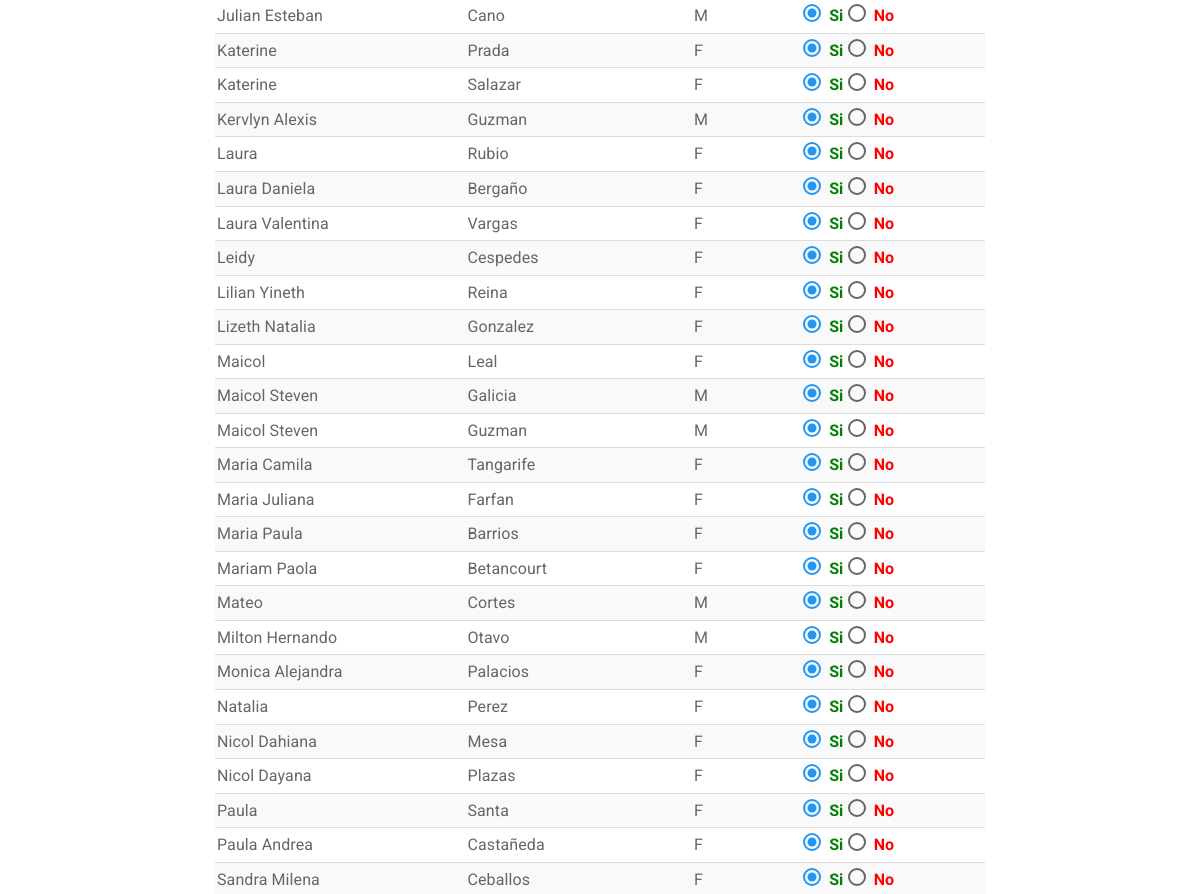
Before: /asistencia (signed in, middle part) with the older database file.
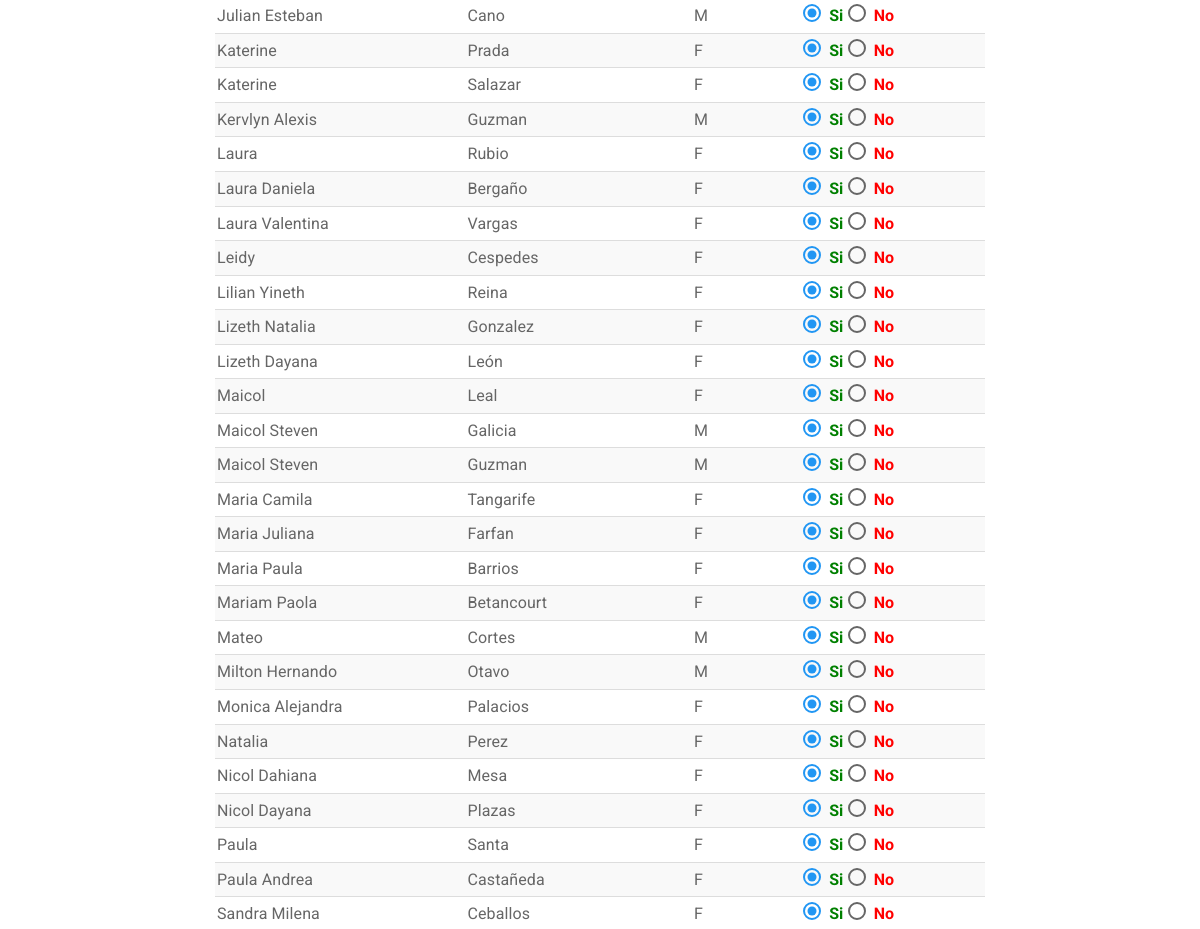
After: the same page with the newer database file.
### tables this page shows
CREATE TABLE IF NOT EXISTS `integrante` (
  `DOCUMENTO` int(12) NOT NULL AUTO_INCREMENT,
  `NOMBRES` varchar(25) NOT NULL,
  `PRIMER_APELLIDO` varchar(15) NOT NULL,
  `SEGUNDO_APELLIDO` varchar(15) DEFAULT NULL,
  `GENERO` varchar(2) DEFAULT NULL,
  `FECHA_NACIMIENTO` date NOT NULL,
  `DIRECCION` varchar(50) DEFAULT NULL,
  `CELULAR` varchar(200) DEFAULT NULL,
  `CORREO` varchar(50) DEFAULT NULL,
  `ACOLITO` tinyint(1) DEFAULT NULL,
  `COORDINADOR` tinyint(1) DEFAULT NULL,
  `IMAGEN` longtext,
  `FECHA_INGRESO` date DEFAULT NULL,
  `FECHA_REGISTRO` timestamp NOT NULL DEFAULT CURRENT_TIMESTAMP ON UPDATE CURRENT_TIMESTAMP,
  `ESTADO` varchar(20) NOT NULL DEFAULT 'ASISTENTE',
  PRIMARY KEY (`DOCUMENTO`)
);

### Core/Config/Request.php (called while the page is built)
<?php namespace Core\Config;
class Request{
	private $controlador;
	private $metodo;
	private $argumento;
	public function __construct(){
		if(isset($_GET['url'])){
			$ruta = filter_input(INPUT_GET, 'url', FILTER_SANITIZE_URL);
			$ruta = explode("/", $ruta);
			$ruta = array_filter($ruta);
			if($ruta[0] == "index.php"){
				$this->controlador = "Login";
			}else{
				$this->controlador = strtolower(array_shift($ruta));
			}
			$this->metodo = strtolower(array_shift($ruta));
			if(!$this->metodo){
				$this->metodo = "index";
			}
			$this->argumento = $ruta;
		}else{
			$this->controlador = "Login";
			$this->metodo = "index";
		}
	}
	public function getControlador(){
		return $this->controlador;
	}
	public function getMetodo(){
		return $this->metodo;
	}
	public function getArgumento(){
		return $this->argumento;
	}
}
?>

### index.php (called while the page is built, shortened)
<?php
if (isset($_SESSION['app_id'])) {
	require_once "Core/Models/Conexion.php";
}
Core\Config\Enrutador::run(new Core\Config\Request());
?>

### Core/Models/Conexion.php (called while the page is built, shortened)
<?php namespace Core\Models;
	class Conexion{
		private $datos= array (
				"host"=>DB_HOST,
				"user"=>DB_USER,
				"pass"=>DB_PASS,
				"db"=>DB_NAME
			);
		private $db;
		public function __construct()
		{
			$this->db = new \mysqli(
					$this->datos['host'],
					$this->datos['user'],
					$this->datos['pass'],
					$this->datos['db']
				);
			$this->db-> set_charset("utf8");
		}
		public function consultaRetorno($sql){
			$datos = $this->db->query($sql);
			return $datos;
		}
	}
 ?>

### Core/Controllers/AsistenciaController.php (called while the page is built, shortened)
<?php namespace Core\Controllers;
class AsistenciaController{
	private $integrante;
	private $asistencia;
	public function __construct(){
		$this->integrante = new Integrante();
		$this->asistencia = new Asistencia();
	}
	public function index(){
		if (!empty($_SESSION['app_id'])) {
			if ($_POST) {
				$datos=$this->integrante->listar();
				while($row = mysqli_fetch_array($datos)){
					$id=$row['DOCUMENTO'];
					$this->asistencia->__set("fecha", $_POST['fechaAsistencia']);
					$this->asistencia->__set("integrante",  $_POST['documento_'.$id]);
					$this->asistencia->__set("asistencia", $_POST['asistencia_'.$id] );
					$this->asistencia->__set("comentario", $_POST['comentario'] );
					$this->asistencia->add();
				}
				header("Location:" . URL . "asistencia");
			}else {
				$datos=$this->integrante->listar();
				return $datos;
			}
		}else {
			header("Location:" . URL . "Integrantes");
		}
	}
}
?>

### Core/Models/Integrante.php (called while the page is built, shortened)
<?php namespace Core\Models;
class Integrante {
	private $db;
	public function __construct(){
		$this->db = new Conexion();
	}
	public function listar(){
		$sql="SELECT * FROM integrante ORDER BY NOMBRES ASC, PRIMER_APELLIDO ASC ";
		$datos=$this->db->consultaRetorno($sql);
		return $datos;
	}
}
?>

### HTML/Asistencia/index.php (the view, shortened to what this page needs)
  <html>
  <head>
    <?php include(HTML_DIR.'/overall/header.php') ?>
  </head>
  <body>
    <div id="container">
      <div class="">
        <div class="col-md-8">
          <form class="form-horizontal" enctype="multipart/form-data" method="POST" id="formAsistencia" name="formAsistencia">
            <table class="table table-striped table-hover" id="integrantesTabla" >
            <tbody>
              <?php while($row = mysqli_fetch_array($datos)){ ?>
                <tr>
                  <td class="hidden-xs"><?php  echo $row['NOMBRES']; ?></td>
                  <td class="hidden-xs"><?php  echo $row['PRIMER_APELLIDO']; ?></td>
                  <td class="hidden-xs"><?php  echo $row['GENERO']; ?></td>
                  <td>
                    <input type="radio"  checked required name="asistencia_<?php echo $row['DOCUMENTO'] ?>"  id="si_<?php echo $row['DOCUMENTO'] ?>" value="1"> <span style="color:green;font-weight: bold">Si</span>
                    <input type="radio" required name="asistencia_<?php echo $row['DOCUMENTO'] ?>" id="no_<?php echo $row['DOCUMENTO'] ?>" value="0"> <span style="color:red;font-weight: bold">No</span>
                  </td>
                </tr>
                <?php
              }
              ?>
            </tbody>
          </table>
        </form>
      </div>
    </div>
  </div>
</body>
</html>

### Core/Config/Enrutador.php (shortened to what this page needs)
<?php namespace Core\Config;
class Enrutador
{
	public static function run(Request $request){
		$controlador = ucwords($request->getControlador()) . "Controller";
		$ruta = ROOT . "Core". DS . "Controllers" . DS . $controlador .".php";
		$metodo = $request->getMetodo();
		$argumento = $request->getArgumento();
		if(is_readable($ruta)){
			$controlador = new $mostrar;
			if(!isset($argumento) and method_exists($controlador,$metodo) ){
				$datos = call_user_func(array($controlador, $metodo));
			}elseif(method_exists($controlador,$metodo)){
				$datos = call_user_func_array(array($controlador, $metodo), $argumento);
			}
		}
		$ruta = ROOT . "HTML" . DS . ucwords($request->getControlador()) . DS . $request->getMetodo() . ".php";
		if(is_readable($ruta)){
			if (!empty($_SESSION['app_id'])) {
				require_once $ruta;
			} else {
				header("Location:" . URL);
			}
		}else{
			if ($request->getMetodo()!='listarasistencia') {
			}
		}
	}
}
?>

### HTML/overall/header.php (shortened to what this page needs)
<link rel="stylesheet" type="text/css" href="<?php echo URL; ?>Views/bootstrap/css/bootstrap.min.css">
<link rel="stylesheet" href="<?php echo URL; ?>Views/fontawesome/css/font-awesome.min.css">
<link rel="stylesheet" type="text/css" href="<?php echo URL; ?>Views/css/general.css">

Changed rows visible on the page:
added integrante: NOMBRES "Lizeth Dayana", PRIMER_APELLIDO "León", GENERO "F"
